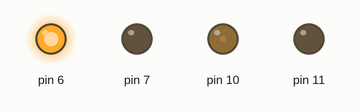
This sketch was run on a simulated Arduino Uno, built with avr-gcc and run on an emulated ATmega328P. Shown: output pins drawn as LEDs (lit = HIGH).

Above: at 0.1 s.
Timing chart, 0 to 1.6 s (numbered marks = the images above):
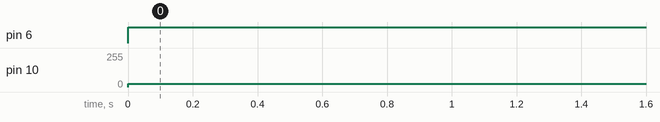

Measured:
- by itself, pin 6: LOW → HIGH at 0.00 s
- by itself, pin 10: 0/255 → 25/255 at 0.00 s

The sketch:

lab4_motor.ino
```cpp
void setup() {
  // put your setup code here, to run once:

  pinMode(10, OUTPUT);
  pinMode(11, OUTPUT);
    pinMode(6, OUTPUT);
  pinMode(7, OUTPUT);

}

void loop() {

  analogWrite(10, 25);
  analogWrite(11, 0);
//  digitalWrite(6, HIGH);
//    digitalWrite(7, LOW);
  analogWrite(6, 255);
  analogWrite(7, 0);

}
```
